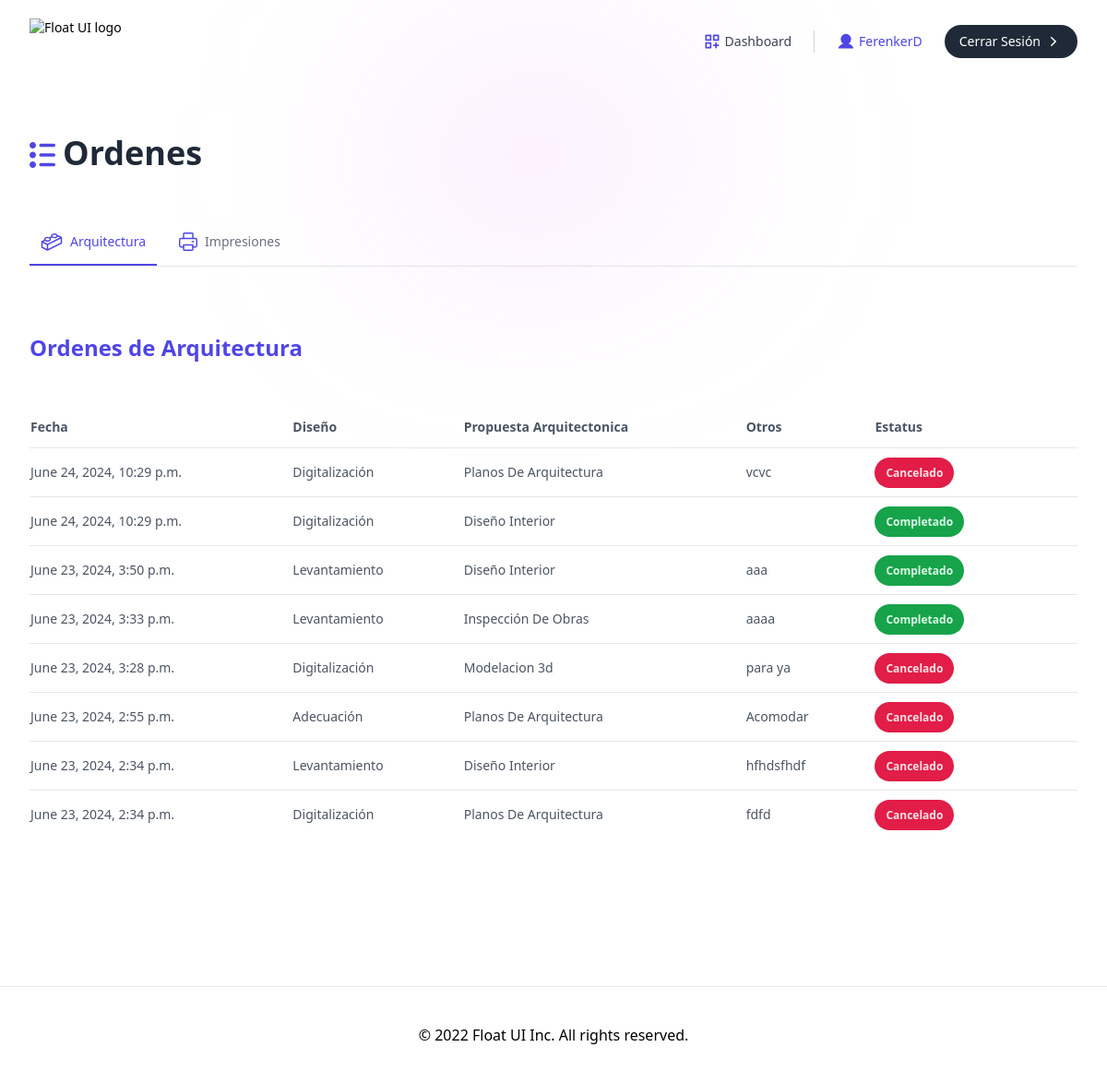
The page /customer/my_orders/ (signed in) on the database its author committed.
### administrator/models.py (models this page shows, shortened)
class User(AbstractUser):
    identification_document = models.CharField(
        max_length=8, unique=True, blank=True, null=True)
    phone_number = models.CharField(max_length=11, blank=True, null=True)
    class Role(models.TextChoices):
        ADMIN = "ADMIN", "Admin"
        BUSINESS = "BUSINESS", "Business"
        CUSTOMER = "CUSTOMER", "Customer"
    base_role = Role.ADMIN
    role = models.CharField(max_length=50, choices=Role.choices)

### customer/models.py (models this page shows)
class Services_Arquitecture(models.Model):
    name = models.CharField(max_length=255, default="Arquitectura")
    desing = models.CharField(max_length=255,  choices=list_designs)
    architectural_proposal = models.CharField(max_length=255,  choices=list_architectural_proposals)
    others = models.TextField()
    status = models.CharField(max_length=255, choices=order_statuses, default='Pendiente')
    creation_date = models.DateTimeField(auto_now_add=True)
    user = models.ForeignKey(User, on_delete=models.CASCADE, related_name='services_arquitecture')

### customer/views.py (the view)
# urls.py: path('my_orders/', my_orders, name='my_orders_customer'),
def my_orders(request):
    if request.method == 'GET':
        try:
            orders = [Services_Impression.objects.filter(user=request.user), Services_Arquitecture.objects.filter(user=request.user)]
            return render(request, 'my_orders_customer.html', {
                'impresiones': orders[0][::-1],
                'arquitecturas': orders[1][::-1],
            })
        except:
            return render(request, "my_orders_customer.html", {
                'impresiones': orders[0][::-1],
                'arquitecturas': orders[1][::-1],
                'error': 'a ocurrido un error'
            })

### customer/templates/my_orders_customer.html (shortened to what this page needs)
{% extends 'base_customer.html' %}
{% block contenido %}
    <section class="relative py-14">
        <div class="absolute inset-0 max-w-xs mx-auto h-44 blur-[118px]" style="background: linear-gradient(152.92deg, rgba(192, 132, 252, 0.2) 4.54%, rgba(232, 121, 249, 0.26) 34.2%, rgba(192, 132, 252, 0.1) 77.55%);"></div>
        <div class="max-w-screen-xl mx-auto px-4 text-gray-600 md:px-8">
          <div class="relative max-w-2xl">
            <div class="relative z-10 flex justify-start items-center">
              <h3 class="pb-1 text-gray-800 text-3xl font-semibold sm:text-4xl">Ordenes</h3>
            </div>
          </div>
          <div dir="ltr" data-orientation="horizontal" class="max-w-screen-xl mx-auto  mt-12"">
            <div role="tablist" aria-orientation="horizontal" class="w-full border-b flex items-center gap-x-3 overflow-x-auto text-sm" aria-label="Manage your account" tabindex="0" data-orientation="horizontal" style="outline: none;">
               <button type="button" role="tab" aria-selected="true" aria-controls="radix-:r12:-content-Overview" data-state="active" id="radix-:r12:-trigger-Overview" class="group outline-none py-1.5 border-b-2 border-white text-gray-500 data-[state=active]:border-indigo-600 data-[state=active]:text-indigo-600" tabindex="0" data-orientation="horizontal" data-radix-collection-item="">
                  <div class="flex items-center gap-x-2 py-1.5 px-3 rounded-lg duration-150 group-hover:text-indigo-600 group-hover:bg-gray-50 group-active:bg-gray-100 font-medium">
                     Arquitectura
                  </div>
               </button>
               <button type="button" role="tab" aria-selected="false" aria-controls="radix-:r12:-content-Integration" data-state="inactive" id="radix-:r12:-trigger-Integration" class="group outline-none py-1.5 border-b-2 border-white text-gray-500 data-[state=active]:border-indigo-600 data-[state=active]:text-indigo-600" tabindex="-1" data-orientation="horizontal" data-radix-collection-item="">
                  <div class="flex items-center gap-x-2 py-1.5 px-3 rounded-lg duration-150 group-hover:text-indigo-600 group-hover:bg-gray-50 group-active:bg-gray-100 font-medium">
Impresiones
                  </div>
               </button>
            </div>
            <div data-state="active" data-orientation="horizontal" role="tabpanel" aria-labelledby="radix-:r12:-trigger-Overview" id="radix-:r12:-content-Overview" tabindex="0" class="py-6">
        <div class="relative mt-12">
            <div class="items-start justify-between md:flex"><div class="max-w-lg"><h3 class="text-indigo-600 text-xl font-bold sm:text-2xl">Ordenes de Arquitectura</h3></div></div>
            <div class="mt-12 relative h-max overflow-auto">
                <table class="w-full table-auto text-sm text-left">
                <thead class="text-gray-600 font-medium border-b">
                    <tr>
                        <th class="py-3 pr-6">Fecha</th>
                        <th class="py-3 pr-6">Diseño</th>
                        <th class="py-3 pr-6">Propuesta Arquitectonica</th>
                        <th class="py-3 pr-6">Otros</th>
                        <th class="py-3 pr-6">Estatus</th>
                        <th class="py-3 pr-6"></th>
                    </tr>
                </thead>
                <tbody class="text-gray-600 divide-y">
                    {% for arqui in arquitecturas %}
                    <tr>
                        <td class="pr-6 py-4 whitespace-nowrap">{{ arqui.creation_date }}</td>
                        <td class="pr-6 py-4 whitespace-nowrap">{{ arqui.desing }}</td>
                        <td class="pr-6 py-4 whitespace-nowrap">{{ arqui.architectural_proposal  }}</td>
                        <td class="pr-6 py-4 whitespace-nowrap">{{ arqui.others }}</td>
                        {% if arqui.status == 'Pendiente' %}
                            <td class="pr-6 py-4 whitespace-nowrap">
                                <span class="px-3 py-2 rounded-full font-semibold text-xs bg-purple-600 text-purple-100">{{arqui.status}}</span>
                            </td>
                        {% elif arqui.status == 'En proceso' %}
                            <td class="pr-6 py-4 whitespace-nowrap">
                                <span class="px-3 py-2 rounded-full font-semibold text-xs bg-indigo-600 text-indigo-100">{{arqui.status}}</span>
                            </td>
                        {% elif arqui.status == 'Cancelado' %}
                            <td class="pr-6 py-4 whitespace-nowrap">
                                <span class="px-3 py-2 rounded-full font-semibold text-xs bg-rose-600 text-rose-100">{{arqui.status}}</span>
                            </td>
                            {% elif arqui.status == 'Completado' %}
                            <td class="pr-6 py-4 whitespace-nowrap">
                                <span class="px-3 py-2 rounded-full font-semibold text-xs bg-green-600 text-green-100">{{arqui.status}}</span>
                            </td>
                        {% endif %}
                    </tr>
                    {% endfor %}
                </tbody>
                </table>
            </div>
          </div>
            </div>
         </div>
        </div>
      </section>
{% endblock %}

### customer/templates/base_customer.html (shortened to what this page needs)
{% load static tailwind_tags %}
{% load static %}
<!DOCTYPE html>
<html lang="es">
  <head>
    <link rel="stylesheet" type="text/css" href="{% static 'noty.css' %}" />
    {% tailwind_css %}
    <link rel="stylesheet" type="text/css" href="{% static 'style.css' %}" />
  </head>
  <body>
    <nav class="bg-white border-b w-full md:static md:text-sm md:border-none">
        <div class="items-center px-4 max-w-screen-xl mx-auto md:flex md:px-8">
          <div class="flex items-center justify-between py-3 md:py-5 md:block">
            <a href="{% url 'index' %}" rel="nofollow"><img src="https://www.floatui.com/logo.svg" width="120" height="50" alt="Float UI logo"></a>
          </div>
          <div class="flex-1 pb-3 mt-8 md:block md:pb-0 md:mt-0 hidden">
            <ul class="justify-end items-center space-y-6 md:flex md:space-x-6 md:space-y-0">
              {% if user.is_authenticated %}
              <li class="text-gray-700 hover:text-indigo-600">
                <a href="{% url 'dashboard_customer' %}" class="flex justify-center items-center" rel="nofollow">
                  Dashboard
                </a>
              </li>
              <div class="space-y-3 items-center gap-x-6 md:flex md:space-y-0">
                <li class="flex items-center">
                  <svg class="w-5 h-5 mr-1" xmlns="http://www.w3.org/2000/svg" viewbox="0 0 256 256">
                  <path fill="#4f46e5" d="M230.93 220a8 8 0 0 1-6.93 4H32a8 8 0 0 1-6.92-12c15.23-26.33 38.7-45.21 66.09-54.16a72 72 0 1 1 73.66 0c27.39 8.95 50.86 27.83 66.09 54.16a8 8 0 0 1 .01 8"></path></svg>
                  <p class="block py-3 text-center text-indigo-600 border rounded-lg md:border-none">{{ user.username }}</p>
                </li>
                <li>
                  <a href="{% url 'log_out_customer' %}" class="flex items-center justify-center gap-x-1 py-2 px-4 text-white font-medium bg-gray-800 hover:bg-gray-700 active:bg-gray-900 rounded-full md:inline-flex" rel="nofollow">Cerrar Sesión<svg xmlns="http://www.w3.org/2000/svg" viewbox="0 0 20 20" fill="currentcolor" class="w-5 h-5">
                  <path fill-rule="evenodd" d="M7.21 14.77a.75.75 0 01.02-1.06L11.168 10 7.23 6.29a.75.75 0 111.04-1.08l4.5 4.25a.75.75 0 010 1.08l-4.5 4.25a.75.75 0 01-1.06-.02z" clip-rule="evenodd"></path></svg></a>
                </li>
                {% endif %}
              </div>
            </ul>
          </div>
        </div>
      </nav>
    {% block contenido %}
    {% endblock %}
    <footer class="pt-10">
        <div class="mt-10 py-10 border-t md:text-center">
          <p>© 2022 Float UI Inc. All rights reserved.</p>
        </div>
    </footer>
  </body>
</html>

### static/style.css (style rules this page uses)
* { scroll-behavior: smooth; }

### rows shown on the page
User: username "FerenkerD"
Services_Arquitecture: creation_date "June 24, 2024, 10:29 p.m.", desing "Digitalización", architectural_proposal "Planos De Arquitectura", others "vcvc", status "Cancelado"
Services_Arquitecture: creation_date "June 24, 2024, 10:29 p.m.", desing "Digitalización", architectural_proposal "Diseño Interior", status "Completado"
Services_Arquitecture: creation_date "June 23, 2024, 3:50 p.m.", desing "Levantamiento", architectural_proposal "Diseño Interior", others "aaa", status "Completado"
Services_Arquitecture: creation_date "June 23, 2024, 3:33 p.m.", desing "Levantamiento", architectural_proposal "Inspección De Obras", others "aaaa", status "Completado"
Services_Arquitecture: creation_date "June 23, 2024, 3:28 p.m.", desing "Digitalización", architectural_proposal "Modelacion 3d", others "para ya", status "Cancelado"
Services_Arquitecture: creation_date "June 23, 2024, 2:55 p.m.", desing "Adecuación", architectural_proposal "Planos De Arquitectura", others "Acomodar", status "Cancelado"
Services_Arquitecture: creation_date "June 23, 2024, 2:34 p.m.", desing "Levantamiento", architectural_proposal "Diseño Interior", others "hfhdsfhdf", status "Cancelado"
Services_Arquitecture: creation_date "June 23, 2024, 2:34 p.m.", desing "Digitalización", architectural_proposal "Planos De Arquitectura", others "fdfd", status "Cancelado"
